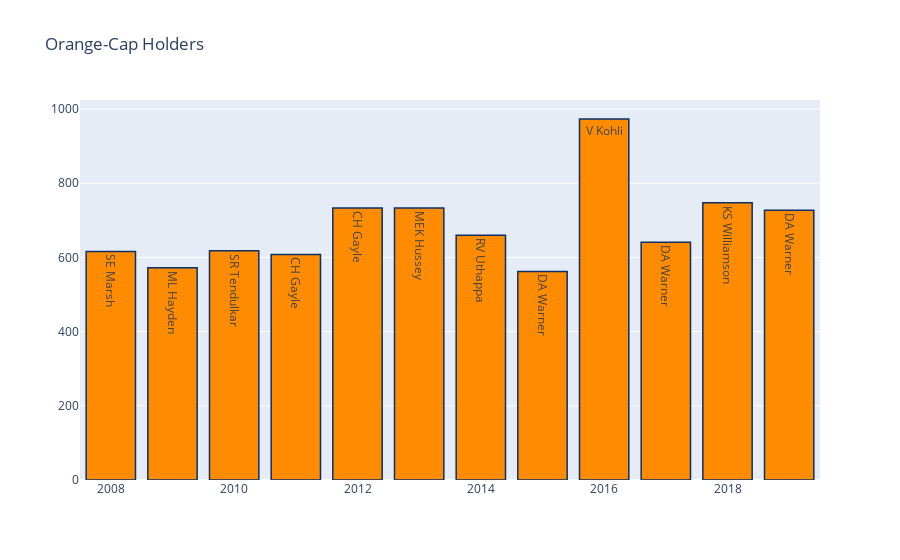

This figure's notebook cell:
### Markdown cell above
## Orange Caps Each Season(Highest Run Getter per Season)

### Code cell
orange=matches[['id','season']]
orange=orange.merge(delivery,left_on='id',right_on='match_id',how='left')
orange=orange.groupby(['season','batsman'])['batsman_runs'].sum().reset_index()
orange=orange.sort_values('batsman_runs',ascending=0)
orange=orange.drop_duplicates(subset=["season"],keep="first")
orange.sort_values(by='season')

trace1 = go.Bar(
    x=orange['season'].values,
    y=orange['batsman_runs'].values,
    name='Total Matches',
    text=orange['batsman'].values,
    marker=dict(
        color='rgb(255,140,0)',
        line=dict(
            color='rgb(8,48,107)',
            width=1.5,
        )
    ),
    opacity=1
)


layout = go.Layout(
    title='Orange-Cap Holders',
)
data=[trace1]
fig = go.Figure(data=data, layout=layout)
py.iplot(fig, filename='stacked-bar')

### Figure 1 — Plotly figure (JSON) as saved in the notebook; plotly's stock layout.template omitted (floating-point values rounded to 4 significant figures)
{"data": [{"marker": {"color": "rgb(255,140,0)", "line": {"color": "rgb(8,48,107)", "width": 1.5}}, "name": "Total Matches", "opacity": 1, "text": ["V Kohli", "KS Williamson", "CH Gayle", "MEK Hussey", "DA Warner", "RV Uthappa", "DA Warner", "SR Tendulkar", "SE Marsh", "CH Gayle", "ML Hayden", "DA Warner"], "type": "bar", "x": [2016, 2018, 2012, 2013, 2019, 2014, 2017, 2010, 2008, 2011, 2009, 2015], "y": [973, 747, 733, 733, 727, 660, 641, 618, 616, 608, 572, 562]}], "layout": {"title": {"text": "Orange-Cap Holders"}}}
